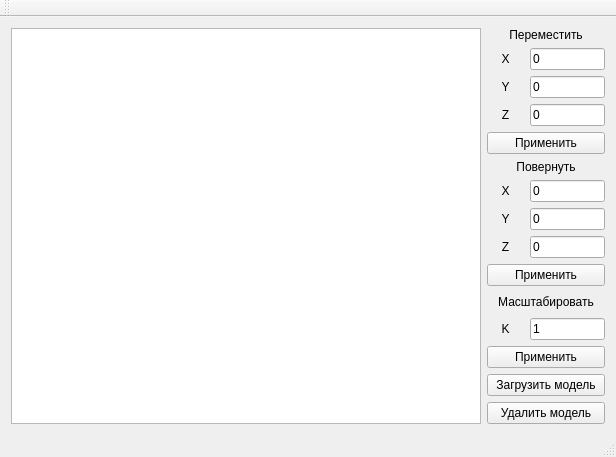
<?xml version="1.0" encoding="UTF-8"?>
<ui version="4.0">
 <class>MainWindow</class>
 <widget class="QMainWindow" name="MainWindow">
  <property name="geometry">
   <rect>
    <x>0</x>
    <y>0</y>
    <width>616</width>
    <height>457</height>
   </rect>
  </property>
  <property name="windowTitle">
   <string>Model viewer</string>
  </property>
  <widget class="QWidget" name="centralWidget">
   <layout class="QHBoxLayout" name="horizontalLayout" stretch="4,1">
    <item>
     <widget class="QGraphicsView" name="graphicsView"/>
    </item>
    <item>
     <layout class="QVBoxLayout" name="verticalLayout">
      <item>
       <layout class="QGridLayout" name="gridLayout" rowstretch="1,0,0,0,0" columnstretch="1,2">
        <item row="2" column="0">
         <widget class="QLabel" name="label_3">
          <property name="text">
           <string>Y</string>
          </property>
          <property name="alignment">
           <set>Qt::AlignCenter</set>
          </property>
         </widget>
        </item>
        <item row="1" column="1">
         <widget class="QLineEdit" name="movX">
          <property name="text">
           <string>0</string>
          </property>
         </widget>
        </item>
        <item row="1" column="0">
         <widget class="QLabel" name="label_2">
          <property name="sizePolicy">
           <sizepolicy hsizetype="Preferred" vsizetype="Preferred">
            <horstretch>0</horstretch>
            <verstretch>0</verstretch>
           </sizepolicy>
          </property>
          <property name="text">
           <string>X</string>
          </property>
          <property name="alignment">
           <set>Qt::AlignCenter</set>
          </property>
         </widget>
        </item>
        <item row="3" column="0">
         <widget class="QLabel" name="label_4">
          <property name="text">
           <string>Z</string>
          </property>
          <property name="alignment">
           <set>Qt::AlignCenter</set>
          </property>
         </widget>
        </item>
        <item row="4" column="0" colspan="2">
         <widget class="QPushButton" name="movBtn">
          <property name="text">
           <string>Применить</string>
          </property>
         </widget>
        </item>
        <item row="3" column="1">
         <widget class="QLineEdit" name="movZ">
          <property name="text">
           <string>0</string>
          </property>
         </widget>
        </item>
        <item row="2" column="1">
         <widget class="QLineEdit" name="movY">
          <property name="text">
           <string>0</string>
          </property>
         </widget>
        </item>
        <item row="0" column="0" colspan="2">
         <widget class="QLabel" name="label">
          <property name="sizePolicy">
           <sizepolicy hsizetype="Preferred" vsizetype="Preferred">
            <horstretch>0</horstretch>
            <verstretch>0</verstretch>
           </sizepolicy>
          </property>
          <property name="text">
           <string>Переместить</string>
          </property>
          <property name="alignment">
           <set>Qt::AlignCenter</set>
          </property>
         </widget>
        </item>
       </layout>
      </item>
      <item>
       <layout class="QGridLayout" name="gridLayout_2" rowstretch="1,0,0,0,0" columnstretch="1,2">
        <item row="2" column="0">
         <widget class="QLabel" name="label_6">
          <property name="text">
           <string>Y</string>
          </property>
          <property name="alignment">
           <set>Qt::AlignCenter</set>
          </property>
         </widget>
        </item>
        <item row="1" column="0">
         <widget class="QLabel" name="label_5">
          <property name="text">
           <string>X</string>
          </property>
          <property name="alignment">
           <set>Qt::AlignCenter</set>
          </property>
         </widget>
        </item>
        <item row="1" column="1">
         <widget class="QLineEdit" name="rotX">
          <property name="text">
           <string>0</string>
          </property>
         </widget>
        </item>
        <item row="2" column="1">
         <widget class="QLineEdit" name="rotY">
          <property name="text">
           <string>0</string>
          </property>
         </widget>
        </item>
        <item row="3" column="0">
         <widget class="QLabel" name="label_7">
          <property name="text">
           <string>Z</string>
          </property>
          <property name="alignment">
           <set>Qt::AlignCenter</set>
          </property>
         </widget>
        </item>
        <item row="3" column="1">
         <widget class="QLineEdit" name="rotZ">
          <property name="text">
           <string>0</string>
          </property>
         </widget>
        </item>
        <item row="4" column="0" colspan="2">
         <widget class="QPushButton" name="rotBtn">
          <property name="text">
           <string>Применить</string>
          </property>
         </widget>
        </item>
        <item row="0" column="0" colspan="2">
         <widget class="QLabel" name="label_8">
          <property name="text">
           <string>Повернуть</string>
          </property>
          <property name="alignment">
           <set>Qt::AlignCenter</set>
          </property>
         </widget>
        </item>
       </layout>
      </item>
      <item>
       <layout class="QGridLayout" name="gridLayout_3" rowstretch="1,0,0" columnstretch="1,2">
        <item row="0" column="0" colspan="2">
         <widget class="QLabel" name="label_9">
          <property name="text">
           <string>Масштабировать</string>
          </property>
          <property name="alignment">
           <set>Qt::AlignCenter</set>
          </property>
         </widget>
        </item>
        <item row="1" column="0">
         <widget class="QLabel" name="label_10">
          <property name="text">
           <string>K</string>
          </property>
          <property name="alignment">
           <set>Qt::AlignCenter</set>
          </property>
         </widget>
        </item>
        <item row="1" column="1">
         <widget class="QLineEdit" name="scaleK">
          <property name="text">
           <string>1</string>
          </property>
         </widget>
        </item>
        <item row="2" column="0" colspan="2">
         <widget class="QPushButton" name="scaleBtn">
          <property name="text">
           <string>Применить</string>
          </property>
         </widget>
        </item>
       </layout>
      </item>
      <item>
       <widget class="QPushButton" name="loadBtn">
        <property name="text">
         <string>Загрузить модель</string>
        </property>
       </widget>
      </item>
      <item>
       <widget class="QPushButton" name="delBtn">
        <property name="text">
         <string>Удалить модель</string>
        </property>
       </widget>
      </item>
     </layout>
    </item>
   </layout>
  </widget>
  <widget class="QMenuBar" name="menuBar">
   <property name="geometry">
    <rect>
     <x>0</x>
     <y>0</y>
     <width>616</width>
     <height>21</height>
    </rect>
   </property>
  </widget>
  <widget class="QToolBar" name="mainToolBar">
   <attribute name="toolBarArea">
    <enum>TopToolBarArea</enum>
   </attribute>
   <attribute name="toolBarBreak">
    <bool>false</bool>
   </attribute>
  </widget>
  <widget class="QStatusBar" name="statusBar"/>
 </widget>
 <layoutdefault spacing="6" margin="11"/>
 <resources/>
 <connections/>
</ui>
